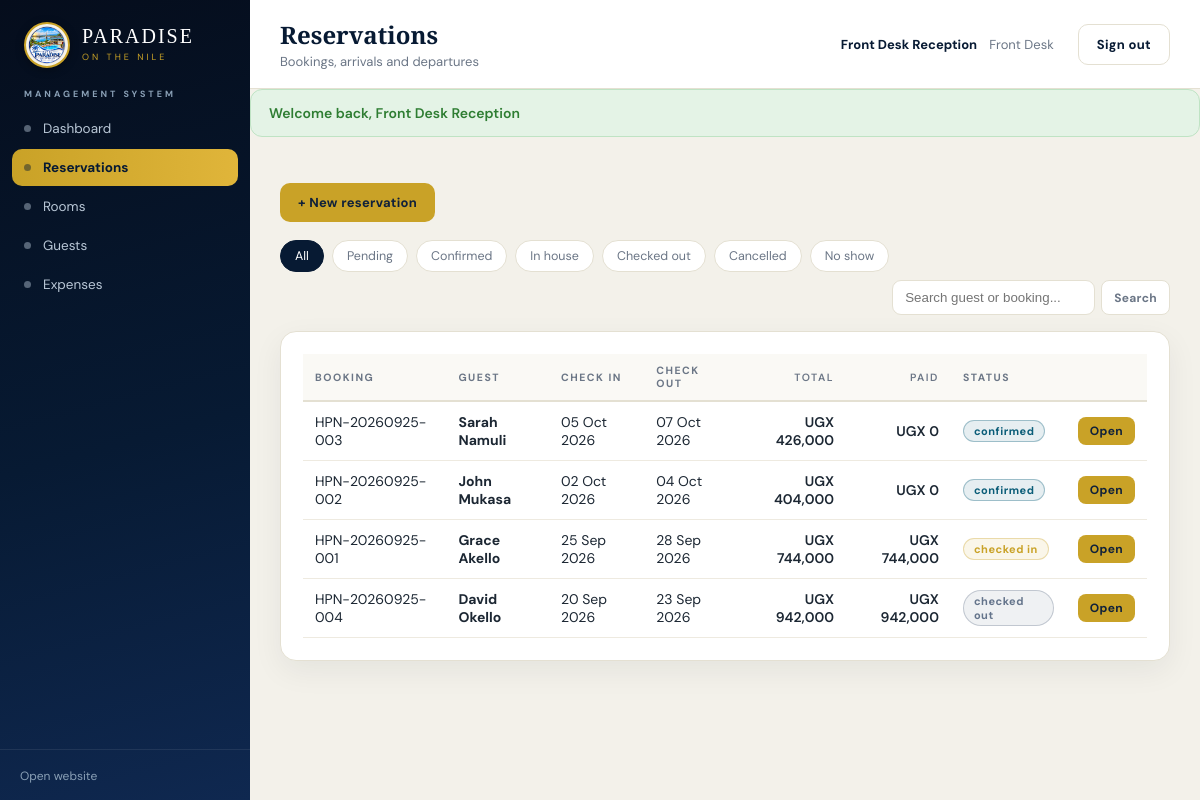
Page /backend-php/index.php?page=reservations (signed in) on the committed database.
### tables this page shows
CREATE TABLE IF NOT EXISTS reservations (
 id BIGINT UNSIGNED AUTO_INCREMENT PRIMARY KEY,
 hotel_id BIGINT UNSIGNED NOT NULL,
 guest_id BIGINT UNSIGNED NOT NULL,
 booking_number VARCHAR(60) UNIQUE NOT NULL,
 source ENUM('website','walk_in','phone','email','agent','other') DEFAULT 'walk_in',
 check_in DATETIME NOT NULL,
 check_out DATETIME NOT NULL,
 adults INT DEFAULT 1,
 children INT DEFAULT 0,
 status ENUM('pending','confirmed','checked_in','checked_out','cancelled','no_show') DEFAULT 'pending',
 room_rate DECIMAL(14,2) DEFAULT 0,
 nights INT DEFAULT 1,
 subtotal DECIMAL(14,2) NOT NULL DEFAULT 0,
 tax DECIMAL(14,2) NOT NULL DEFAULT 0,
 total DECIMAL(14,2) NOT NULL DEFAULT 0,
 paid DECIMAL(14,2) NOT NULL DEFAULT 0,
 notes TEXT,
 created_at TIMESTAMP NULL,
 updated_at TIMESTAMP NULL,
 FOREIGN KEY(hotel_id) REFERENCES hotels(id),
 FOREIGN KEY(guest_id) REFERENCES guests(id)
);

CREATE TABLE IF NOT EXISTS guests (
 id BIGINT UNSIGNED AUTO_INCREMENT PRIMARY KEY,
 user_id BIGINT UNSIGNED NULL,
 hotel_id BIGINT UNSIGNED NOT NULL,
 full_name VARCHAR(190) NOT NULL,
 phone VARCHAR(50),
 email VARCHAR(190),
 nationality VARCHAR(100),
 id_type VARCHAR(50),
 id_number VARCHAR(100),
 created_at TIMESTAMP NULL,
 updated_at TIMESTAMP NULL,
 FOREIGN KEY(user_id) REFERENCES users(id),
 FOREIGN KEY(hotel_id) REFERENCES hotels(id)
);

### backend-php/modules/reservations.php (the view, shortened to what this page needs)
<?php
$st=$_GET['st']??'';
$qtext=trim($_GET['q']??'');
$where='1=1'; $params=[];
$list=rows("SELECT r.id,r.booking_number,r.check_in,r.check_out,r.status,r.total,r.paid,r.adults,g.full_name FROM reservations r JOIN guests g ON g.id=r.guest_id WHERE $where ORDER BY r.check_in DESC LIMIT 200",$params);
page_head('Reservations','reservations','Bookings, arrivals and departures');
echo '<div class="toolbar"><a class="btn" href="'.BASE.'/index.php?page=reservations&act=new">+ New reservation</a></div>';
echo '<div class="rfilter">';
foreach([''=>'All','pending'=>'Pending','confirmed'=>'Confirmed','checked_in'=>'In house','checked_out'=>'Checked out','cancelled'=>'Cancelled','no_show'=>'No show'] as $k=>$v4){
 echo '<a href="'.BASE.'/index.php?page=reservations'.($k?'&st='.$k:'').'"><button class="'.($st===$k?'on':'').'">'.$v4.'</button></a>';
}
echo '<form method="get" style="margin-left:auto;display:flex;gap:6px"><input type="hidden" name="page" value="reservations"><input name="q" value="'.e($qtext).'" placeholder="Search guest or booking..." style="padding:9px 12px;border:1px solid var(--line);border-radius:9px"><button class="btn sm">Search</button></form></div>';
echo '<div class="panel"><table class="tbl"><thead><tr><th>Booking</th><th>Guest</th><th>Check in</th><th>Check out</th><th class="num">Total</th><th class="num">Paid</th><th>Status</th><th></th></tr></thead><tbody>';
foreach($list as $r){ echo '<tr><td>'.e($r['booking_number']).'</td><td><b>'.e($r['full_name']).'</b></td><td>'.fmtdate($r['check_in']).'</td><td>'.fmtdate($r['check_out']).'</td><td class="num">'.money($r['total']).'</td><td class="num">'.money($r['paid']).'</td><td>'.status_badge($r['status']).'</td><td><a class="btn sm" href="'.BASE.'/index.php?page=reservations&view='.(int)$r['id'].'">Open</a></td></tr>'; }
echo '</tbody></table></div>';
page_foot();

### backend-php/index.php (shortened to what this page needs)
<?php
require __DIR__.'/app/bootstrap.php';
require __DIR__.'/app/layout.php';
$page=$_GET['page']??'dashboard';
$mod=__DIR__.'/modules/'.$page.'.php';
if(is_file($mod)){ require $mod; }else{ page_head('Page not found'); echo '<div class="panel"><p>Module not found.</p></div>'; page_foot(); }

### backend-php/app/layout.php (shortened to what this page needs)
<?php
function nav_items(): array{
 return [
  'dashboard'=>'Dashboard','reservations'=>'Reservations','rooms'=>'Rooms','guests'=>'Guests',
  'pos'=>'POS and Orders','shifts'=>'Shifts','inventory'=>'Inventory','suppliers'=>'Suppliers',
  'purchases'=>'Purchases','expenses'=>'Expenses','finance'=>'Finance','approvals'=>'Approvals',
  'audit'=>'Audit Trail','reports'=>'Reports','users'=>'Team and Users'
 ];
}
function page_head(string $title,string $active='dashboard',string $sub=''): void{
 $u=current_user();
 $flash=flash_out();
 $items=nav_items();
 echo '<!doctype html><html lang="en"><head><meta charset="utf-8"><meta name="viewport" content="width=device-width,initial-scale=1">';
 echo '<link rel="stylesheet" href="'.BASE.'/assets/admin.css">';
 echo '</head><body><div class="app">';
 echo '<aside class="side"><a class="sideBrand" href="'.BASE.'/index.php?page=dashboard"><img class="sideLogo" src="'.SITE_URL.'/images/logo-256.png" alt="Hotel Paradise on the Nile logo"><span class="sbText"><span>PARADISE</span><small>ON THE NILE</small></span></a>';
 echo '<div class="sideLabel">MANAGEMENT SYSTEM</div><nav class="sideNav">';
 foreach($items as $k=>$lbl){
  if(!page_allowed($k)) continue;
  $on=$k===$active?' class="on"':'';
  echo '<a href="'.BASE.'/index.php?page='.$k.'"'.$on.'><span class="dot"></span>'.e($lbl).'</a>';
 }
 echo '</nav><div class="sideFoot"><a href="'.SITE_URL.'/" target="_blank">Open website</a></div></aside>';
 echo '<div class="main"><header class="top"><div><h1 class="pageTitle">'.e($title).'</h1>'.($sub?'<p class="pageSub">'.e($sub).'</p>':'').'</div><div class="topRight"><span class="who">'.e($u['name']??'').'</span>'.role_label(roles_of()[0]??'').'</span><span>'
 .'</span><a class="btnGhost" href="'.BASE.'/index.php?page=logout">Sign out</a></div></header>';
 if($flash){ echo '<div class="flash '.e($flash['type']).'">'.e($flash['msg']).'</div>'; }
 echo '<div class="content">';
}
function page_foot(): void{
 echo '</div></div></div></body></html>';
}
function status_badge(string $status, bool $neutral=false): string{
 $tones=['available'=>'ok','confirmed'=>'blue','checked_in'=>'gold','checked_out'=>'grey','cancelled'=>'bad','pending'=>'warn','paid'=>'ok','open'=>'gold','successful'=>'ok','reserved'=>'warn','occupied'=>'gold','dirty'=>'bad','cleaning'=>'blue','inspected'=>'ok','maintenance'=>'grey','approved'=>'ok','rejected'=>'bad','served'=>'ok','preparing'=>'warn','ready'=>'blue'];
 return badge(str_replace('_',' ',$status),$tones[$status]??'grey');
}

### backend-php/app/bootstrap.php (shortened to what this page needs)
<?php
function db(): PDO{
 static $pdo=null;
 if($pdo===null){
  $pdo=new PDO('mysql:host='.DB_HOST.';dbname='.DB_NAME.';charset=utf8mb4',DB_USER,DB_PASS,[
   PDO::ATTR_ERRMODE=>PDO::ERRMODE_EXCEPTION,
   PDO::ATTR_DEFAULT_FETCH_MODE=>PDO::FETCH_ASSOC
  ]);
 }
 return $pdo;
}
function q(string $sql,array $p=[]){ $st=db()->prepare($sql); $st->execute($p); return $st; }
function rows(string $sql,array $p=[]){ return q($sql,$p)->fetchAll(); }
function e($v=null): string{ return htmlspecialchars((string)$v,ENT_QUOTES,'UTF-8'); }
function money($v): string{ return 'UGX '.number_format((float)$v,0); }
function fmtdate($d): string{ return $d?date('d M Y',strtotime((string)$d)):''; }
function current_user(): ?array{ return $_SESSION['user']??null; }
function roles_of(): array{ return $_SESSION['roles']??[]; }
function page_allowed(string $page): bool{
 $u=current_user(); if(!$u) return false;
 $r=roles_of();
 $map=[
  'dashboard'=>[],
  'reservations'=>['receptionist','general_manager','director','accountant','events_manager'],
  'rooms'=>['receptionist','housekeeping','general_manager','director','maintenance'],
  'guests'=>['receptionist','general_manager','director','accountant'],
  'pos'=>['waiter','bar_staff','cashier','kitchen','general_manager','director'],
  'shifts'=>['cashier','general_manager','director','accountant'],
  'inventory'=>['storekeeper','general_manager','director','accountant'],
  'suppliers'=>['procurement','storekeeper','general_manager','director','accountant'],
  'purchases'=>['procurement','storekeeper','general_manager','director','accountant'],
  'expenses'=>['accountant','general_manager','director','receptionist','housekeeping','kitchen'],
  'finance'=>['accountant','general_manager','director','cashier'],
  'approvals'=>['general_manager','director','accountant'],
  'audit'=>['auditor','general_manager','director','accountant'],
  'reports'=>['general_manager','director','accountant','auditor'],
  'users'=>['general_manager','director']
 ];
 $allowed=$map[$page]??[];
 if($allowed===[]) return true;
 return (bool)array_intersect($r,$allowed);
}
function flash_out(): ?array{ if(isset($_SESSION['flash'])){ $f=$_SESSION['flash']; unset($_SESSION['flash']); return $f;} return null; }
function badge(string $text,string $tone='grey'): string{
 $tones=['ok'=>'#2e7d32','warn'=>'#b26a00','bad'=>'#c62828','gold'=>'#C9A227','navy'=>'#1E3A5F','blue'=>'#0B5D78','grey'=>'#64748b'];
 $c=$tones[$tone]??$tones['grey'];
 return '<span class="badge" style="background:'.$c.'1a;color:'. $c.';border:1px solid '.$c.'55">'.e($text).'</span>';
}
function role_label(string $r): string{
 $map=['super_admin'=>'Administrator','director'=>'Director','general_manager'=>'General Manager','accountant'=>'Finance','cashier'=>'Cashier','receptionist'=>'Front Desk','waiter'=>'Waiter','bar_staff'=>'Bar Staff','kitchen'=>'Kitchen','storekeeper'=>'Storekeeper','procurement'=>'Procurement','housekeeping'=>'Housekeeping','auditor'=>'Auditor'];
 return $map[$r]??str_replace('_',' ',$r);
}

### backend-php/assets/admin.css (style rules this page uses)
:root { --gold:#C9A227;--navy:#071A33;--navy2:#0f2850;--nile:#0B5D78;--ivory:#f6f3ea;--ink:#1c2733;--muted:#6b7686;--line:#e4e0d2;--bg:#f3f1ea }
* { box-sizing:border-box }
html,body { margin:0;padding:0 }
body { font-family:'DM Sans',system-ui,sans-serif;background:var(--bg);color:var(--ink);font-size:14px }
h1,h2,h3,h4 { font-family:'Playfair Display',serif;font-weight:600;margin:0 }
a { color:inherit;text-decoration:none }
button { font-family:inherit;cursor:pointer }
.app { display:flex;min-height:100vh }
.side { width:250px;background:linear-gradient(165deg,#050d1c,#071A33 55%,#0f2850);color:#dfe7f0;flex:none;display:flex;flex-direction:column;position:fixed;top:0;bottom:0;left:0;overflow-y:auto;z-index:20 }
.sideBrand { padding:22px 24px 12px;color:#fff;display:flex;align-items:center;gap:12px }
.sideLogo { width:46px;height:46px;border-radius:50%;object-fit:cover;border:2.5px solid var(--gold);flex:none;background:var(--ivory);padding:2px;box-shadow:0 2px 10px #00000055 }
.sideBrand .sbText { font-family:'Playfair Display',serif;letter-spacing:2px;line-height:1.15 }
.sideBrand .sbText span { font-size:20px;display:block }
.sideBrand .sbText small { font-family:'DM Sans';color:var(--gold);font-size:9px;letter-spacing:3px }
.sideLabel { margin:8px 24px 6px;font-size:9px;letter-spacing:3px;color:#8aa0b6;font-weight:700 }
.sideNav { flex:1;padding:4px 12px 16px }
.sideNav a { display:flex;align-items:center;gap:12px;padding:10px 12px;border-radius:10px;color:#b9c7d6;font-size:13.5px;margin-bottom:2px }
.sideNav a.on { background:linear-gradient(90deg,#C9A227,#e0b53a);color:#071A33;font-weight:700 }
.sideNav .dot { width:7px;height:7px;border-radius:50%;background:currentColor;opacity:.45;flex:none }
.sideFoot { padding:16px 20px;border-top:1px solid #ffffff14 }
.sideFoot a { color:#8aa0b6;font-size:12px }
.main { margin-left:250px;flex:1;min-width:0;display:flex;flex-direction:column }
.top { background:#fff;border-bottom:1px solid var(--line);padding:18px 30px;display:flex;align-items:center;justify-content:space-between;gap:20px;position:sticky;top:0;z-index:10 }
.pageTitle { font-size:24px;color:var(--navy) }
.pageSub { margin:2px 0 0;color:var(--muted);font-size:13px }
.topRight { display:flex;align-items:center;gap:12px;color:var(--muted);font-size:13px }
.who { color:var(--navy);font-weight:700 }
.content { padding:26px 30px 60px;flex:1 }
.flash { border-radius:12px;padding:14px 18px;margin:0 0 20px;font-weight:600;font-size:14px }
.flash.ok { background:#e4f3e6;color:#2e7d32;border:1px solid #bfe3c4 }
.toolbar { display:flex;flex-wrap:wrap;gap:10px;align-items:center;justify-content:space-between;margin-bottom:18px }
.panel { background:#fff;border:1px solid var(--line);border-radius:16px;padding:22px;margin-bottom:22px;box-shadow:0 10px 30px #071A3310 }
table.tbl { width:100%;border-collapse:collapse }
.tbl th { text-align:left;font-size:10.5px;letter-spacing:1.5px;color:var(--muted);text-transform:uppercase;padding:10px 12px;border-bottom:2px solid var(--line);background:#faf9f5 }
.tbl td { padding:11px 12px;border-bottom:1px solid #eeeae0;vertical-align:middle }
.tbl .num { text-align:right;font-weight:600 }
.badge { display:inline-block;padding:3px 10px;border-radius:999px;font-size:11px;font-weight:700;letter-spacing:.5px }
.btn,.btnGhost { display:inline-flex;align-items:center;gap:7px;background:var(--gold);color:#10213a;padding:11px 18px;border-radius:10px;font-weight:700;font-size:13px;border:0;letter-spacing:.3px }
.btnGhost { background:transparent;color:var(--navy);border:1px solid var(--line) }
.btn.sm,.btnGhost.sm { padding:6px 12px;font-size:12px;border-radius:8px }
.rfilter { display:flex;gap:8px;flex-wrap:wrap;margin-bottom:16px;align-items:center }
.rfilter button { border:1px solid var(--line);background:#fff;border-radius:999px;padding:7px 14px;font-size:12.5px;color:var(--muted) }
.rfilter button.on { background:var(--navy);color:#fff;border-color:var(--navy) }

### rows in the picture
reservations: booking_number "HPN-20260925-003", guest.full_name "Sarah Namuli", check_in "05 Oct 2026", check_out "07 Oct 2026", total "UGX 426,000", paid "UGX 0", status "confirmed"
reservations: booking_number "HPN-20260925-002", guest.full_name "John Mukasa", check_in "02 Oct 2026", check_out "04 Oct 2026", total "UGX 404,000", paid "UGX 0", status "confirmed"
reservations: booking_number "HPN-20260925-001", guest.full_name "Grace Akello", check_in "25 Sep 2026", check_out "28 Sep 2026", total "UGX 744,000", paid "UGX 744,000", text "checked in"
reservations: booking_number "HPN-20260925-004", guest.full_name "David Okello", check_in "20 Sep 2026", check_out "23 Sep 2026", total "UGX 942,000", paid "UGX 942,000", text "checked out"

### other values in the picture
$lbl "Dashboard"
$lbl "Reservations"
$lbl "Rooms"
$lbl "Guests"
$lbl "Expenses"
$title "Reservations"
$sub "Bookings, arrivals and departures"
$u['name'] "Front Desk Reception"
role_label(roles_of()[0]??'') "Front Desk"
$flash['msg'] "Welcome back, Front Desk Reception"
$v4 "All"
$v4 "Pending"
$v4 "Confirmed"
$v4 "In house"
$v4 "Checked out"
